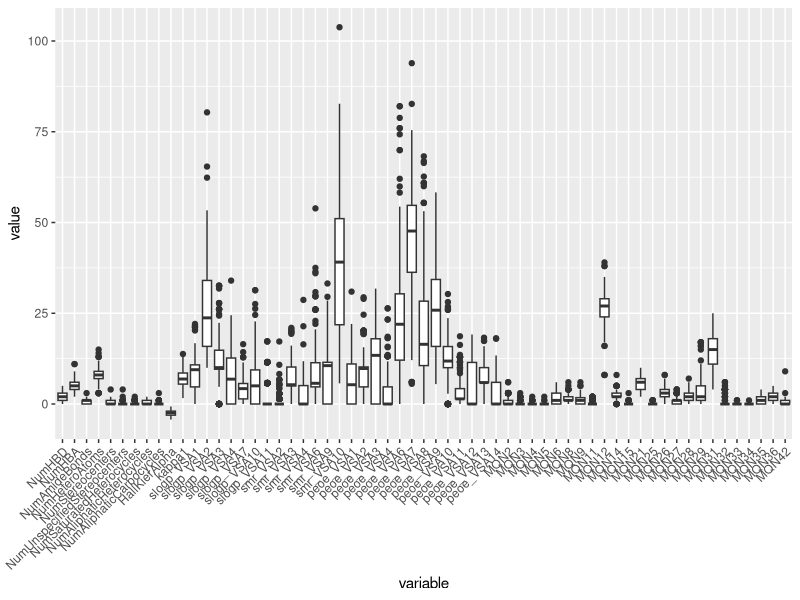
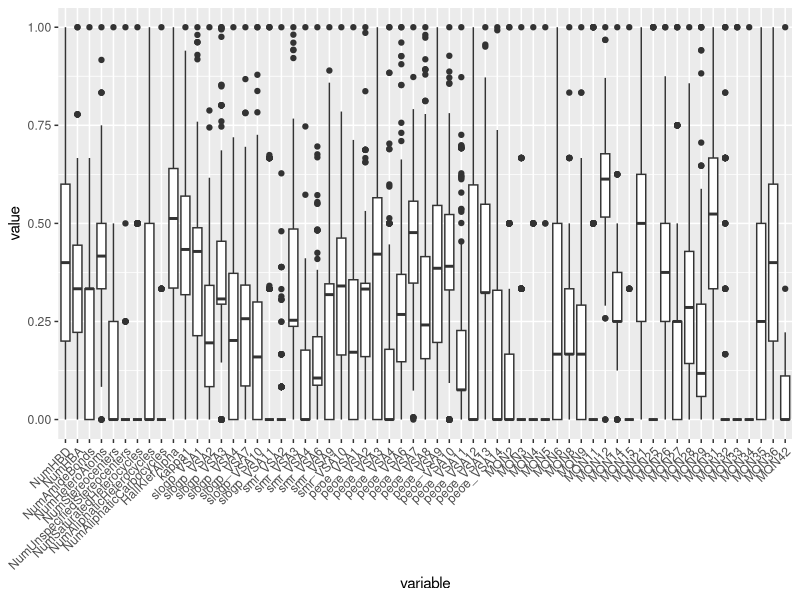
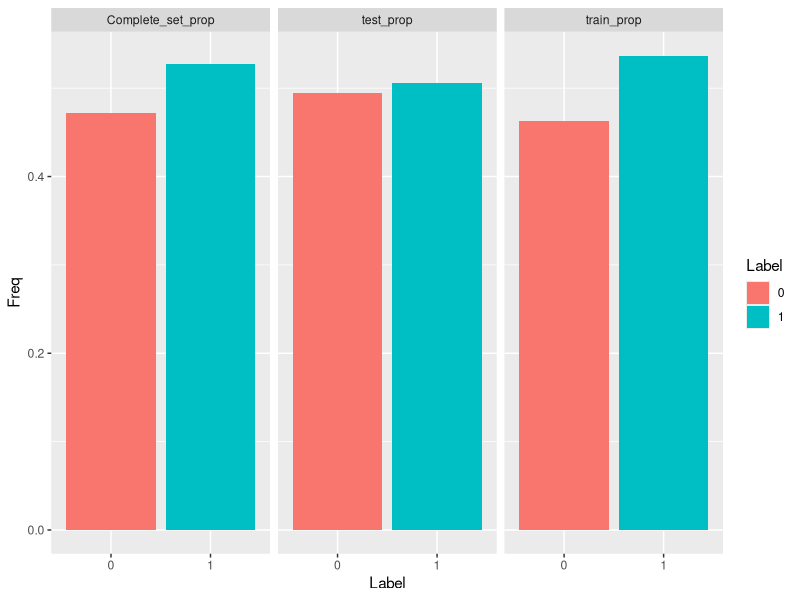

Generate these figures, in order, with R:
# Libraries ============
library(ggplot2)
library(reshape2)
library(dplyr)

# Input archives reading
data_chembl <- read.csv("data/data.csv",sep = ";",dec = ".")
data <- read.csv("data/CHEMBL4372_Desc.csv",sep = ",",dec = ".")
variables <- data[ ,9:127]  # Df containing only the descriptors


# DATA PREPARATION ============================
# Correlation based Feature Selection ==========
cor_matrix <- cor(variables)  # Calculate cor matrix
cor_matrix[!lower.tri(cor_matrix)] <- 0  # Erase half of the mirror matrix

# Eliminating highly correlated variables
variables_0.8 <- variables[, !apply(cor_matrix, 2,
                                    function(x) any(abs(x) > 0.8, na.rm = TRUE))]
removed_var <- colnames(cor_matrix)[apply(cor_matrix, 2,
                                             function(x) any(abs(x) > 0.8, na.rm = TRUE))]
cat("No of variables after setting 0.8 as cut-off: ", ncol(variables_0.8),
    "\nEliminated variables:\n", removed_var)

'
variables_0.85 <- variables[, !apply(cor_matrix, 2,
                                    function(x) any(abs(x) > 0.85, na.rm = TRUE))]
variables_0.9 <- variables[, !apply(cor_matrix, 2,
                                    function(x) any(abs(x) > 0.9, na.rm = TRUE))]
cat("No of variables after setting 0.8 as cut-off: ", ncol(variables_0.8),
      "\nNo of variables after setting 0.85 as cut-off: ", ncol(variables_0.85),
      "\nNo of variables after setting 0.9 as cut-off: ", ncol(variables_0.9))
'


# Variance based Feature Selection ==========
variances <- data.frame(t(apply(variables_0.8, 2, var)))
removed_var <- colnames(variances)[which((!abs(variances) > 0))]
data_df <- variables_0.8[,apply(variances, 2,
                               function(x) any(abs(x) > 0, na.rm = TRUE))]
cat("Variable No. after eliminating variance = 0: ", ncol(data_df),
    "\nEliminated variables: ", removed_var)

# First description of the variables ==============
# pdf(file = "plots/boxplot_variables_1.pdf", width = 15, height = 8)
ggplot(melt(data_df), aes(x = variable, y = value)) +
  geom_boxplot() + theme(axis.text.x = element_text(angle = 45, hjust=1))
# dev.off()


# Normalization =========
normalize <- function(x) {
  return ((x - min(x)) / (max(x) - min(x)))
}

# test normalization function - the results should be identical
normalize(c(1, 2, 3, 4, 5))
normalize(c(10, 20, 30, 40, 50))
norm_data <- as.data.frame(lapply(data_df, normalize))

# boxplot normalized data
# pdf(file = "plots/boxplot_variables_2.pdf", width = 15, height = 8)
ggplot(melt(norm_data), aes(x = variable, y = value)) +
  geom_boxplot() + theme(axis.text.x = element_text(angle = 45, hjust=1))
# dev.off()


# Define labels =========
for (i in 1:nrow(data)) {
  #Std.value equal or bigger than 11000 will set as active
  if (data$Standard.Value[i] >= 11000){  
    norm_data$label[i] = 1  # label 1 = active
  }
  else {
    norm_data$label[i] = 0  # label 0 = inactive
    }
}
table(norm_data$label)
prop.table(table(norm_data$label))


# Train Test Split ========
set.seed(12345)
norm_data$id <- 1:nrow(norm_data)  # create temporary variable to facilitate sampling
train <- norm_data %>% dplyr::sample_frac(0.7)  # Split train set
test  <- dplyr::anti_join(norm_data, train, by = "id")  # Split test set

# Proportion tables
complete_set_prop <- as.data.frame(prop.table(table(norm_data$label)))
colnames(complete_set_prop)[1] <- c("Complete_set_prop")
train_prop <- as.data.frame(prop.table(table(train$label)))
colnames(train_prop)[1] <- c("train_prop")
test_prop <- as.data.frame(prop.table(table(test$label)))
colnames(test_prop)[1] <- c("test_prop")

# Barplot to compare proportions
all_sets <- list(complete_set_prop, train_prop, test_prop)
all_sets <- lapply(all_sets, function(dat) {
  dat$type <- colnames(dat)[1]
  colnames(dat)[1] <- "Label"
  dat
})
all_sets <- do.call(rbind, all_sets)
# pdf(file = "plots/prop_table_sets.pdf")
ggplot(all_sets,aes(x=Label, y=Freq, fill = Label)) +
  geom_col() + 
  facet_wrap(~ type, scales = "free_x")
# dev.off()


# Remove temporary variable
norm_data <- subset(norm_data, select = -c(id))
train <- subset(train, select = -c(id))
test <- subset(test, select = -c(id))


# k-NN model ==========









